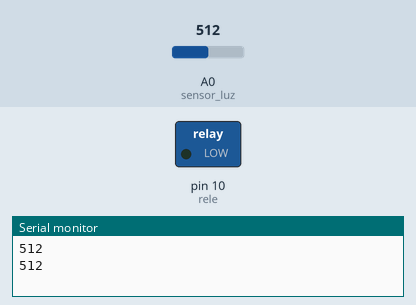
The sketch below on a simulated Arduino Uno, built with avr-gcc and run on an emulated ATmega328P. On the bench: switched loads named in the sketch (green lamp = pin HIGH), the last lines printed to the serial monitor. The inputs (shaded band) are chosen by the test bench; at power-on: A0 (sensor_luz) = 512.

Above: at 1.8 s.
1.9 s: A0 (sensor_luz) set to 54
3.4 s: A0 (sensor_luz) set to 46
At 5.0 s:
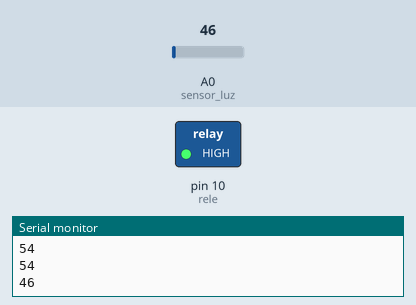
5.5 s: A0 (sensor_luz) set to 122
At 6.6 s:
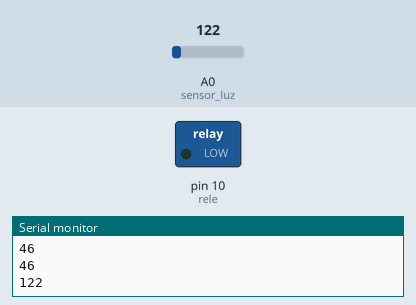
7.5 s: A0 (sensor_luz) set to 40
At 9.3 s:
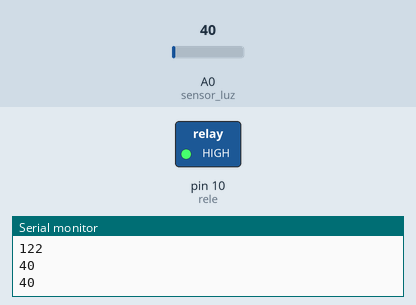
Timing chart, 0 to 10.5 s (numbered marks = the images above; inputs shaded):
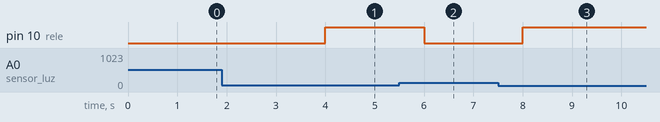

The sketch:

SensorLuminosidadeRele.ino
```cpp
int sensor_luz = A0;
int retorno_sensor_luz;

//variáveis
int rele = 10;

void setup(){

  pinMode(sensor_luz, INPUT);
  pinMode(rele, OUTPUT);

  Serial.begin(9600);
}

void loop(){

  retorno_sensor_luz = analogRead(sensor_luz);
  Serial.println(retorno_sensor_luz);

  //se recebeu luminosidade
  if (retorno_sensor_luz < 50)
  {
      digitalWrite(rele, HIGH);
  }
  else
  {
      digitalWrite(rele, LOW);
  }

  delay(1000);
}
```

Measured:
- the behaviour switches between 50 and 49 on A0 (sensor_luz) (found by bisection; images 0 and 1)
- after the input at 3.4 s, pin 10 (rele): LOW → HIGH after 0.60 s
- after the input at 5.5 s, pin 10 (rele): HIGH → LOW after 0.50 s
- after the input at 7.5 s, pin 10 (rele): LOW → HIGH after 0.50 s
